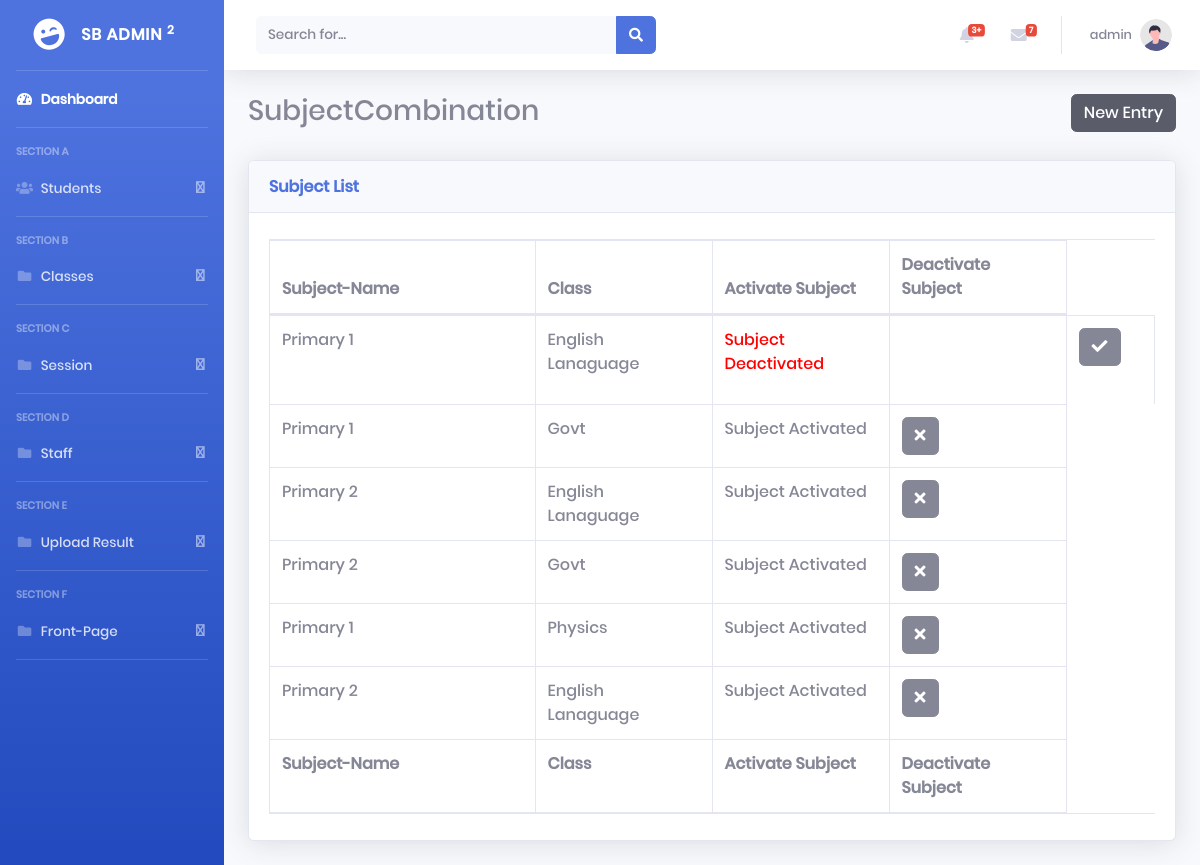
/admin/manage_subject.php (signed in), run on the app's committed database.
### tables this page shows
CREATE TABLE `tblsubjectcombination` (
  `id` int(11) NOT NULL,
  `ClassId` int(11) DEFAULT NULL,
  `SubjectId` int(11) DEFAULT NULL,
  `status` int(1) DEFAULT NULL,
  `CreationDate` timestamp NULL DEFAULT current_timestamp(),
  `Updationdate` timestamp NULL DEFAULT NULL ON UPDATE current_timestamp()
);

CREATE TABLE `tblclasses` (
  `id` int(11) NOT NULL,
  `ClassName` varchar(80) DEFAULT NULL,
  `Section` int(11) NOT NULL,
  `CreationDate` timestamp NULL DEFAULT current_timestamp()
);

CREATE TABLE `tblsubjects` (
  `id` int(11) NOT NULL,
  `SubjectName` varchar(100) NOT NULL,
  `SubjectCode` varchar(100) DEFAULT NULL,
  `Creationdate` timestamp NULL DEFAULT current_timestamp(),
  `UpdationDate` timestamp NULL DEFAULT NULL
);

### admin/manage_subject.php (the view, shortened to what this page needs)
<?php include("includes/header.php") ?>
<?php include('includes/config.php') ?>
<div id="wrapper">
    <?php include("includes/sidebar.php") ?>
    <div id="content-wrapper" class="d-flex flex-column">
        <div id="content">
            <?php include("includes/navbar.php") ?>
            <div class="container-fluid">
                <h3 class="page-header pb-4">SubjectCombination <button style="float:right" type="button" class="btn btn-dark" data-toggle="modal" data-target="#myModal">
                        <i class="glyphicon glyphicon-plus"></i> New Entry</button></h3>
                <div class="card shadow mb-4">
                    <div class="card-header py-3">
                        <h6 class="m-0 font-weight-bold text-primary">Subject List</h6>
                    </div>
                    <div class="card-body">
                        <div class="table-responsive" style="overflow-x: hidden;">
                            <form action="" method="post" id="show">
                                <table class="table table-bordered" id="dataTable" width="100%" cellspacing="0">
                                    <thead>
                                        <tr>
                                            <th style="width:30%">Subject-Name</th>
                                            <th style="width:20%">Class</th>
                                            <th style="width:20%">Activate Subject</th>
                                            <th style="width:20%">Deactivate Subject</th>
                                        </tr>
                                    </thead>
                                    <tfoot>
                                        <tr>
                                            <th style="width:30%">Subject-Name</th>
                                            <th style="width:20%">Class</th>
                                            <th style="width:20%">Activate Subject</th>
                                            <th style="width:20%">Deactivate Subject</th>
                                    </tfoot>
                                    <tbody id="">
                                        <?php
                                        $sql = " SELECT tblclasses.ClassName,tblsubjects.SubjectName,tblsubjectcombination.id as
        scid,tblsubjectcombination.status from tblsubjectcombination join tblclasses on
        tblclasses.id=tblsubjectcombination.ClassId  join
        tblsubjects on tblsubjects.id=tblsubjectcombination.SubjectId ";
                                        $query = $dbh->prepare($sql);
                                        $query->execute();
                                        $results = $query->fetchAll(PDO::FETCH_OBJ);
                                        foreach ($results as $result) {
                                            $id =  $result->scid;
                                        ?>
                                            <tr>
                                                <td><?php echo htmlentities($result->ClassName); ?></td>
                                                <td><?php echo htmlentities($result->SubjectName); ?></td>
                                                <td><?php $stts = $result->status;
                                                    if ($stts == '0') {
                                                        echo "<p style='color:red'>Subject Deactivated</p>";
                                                    } else {
                                                        echo htmlentities('Subject Activated');
                                                    }
                                                    ?></td>
                                                <td>
                                                    <?php if ($stts == '0') {
                                                    ?>
                                                <td>
                                                    <button type="button" onclick="Activate(this)" class="btn btn-secondary" id='<?= $id; ?>'>
                                                        <i class="fa fa-check" title="Activate Record"></i>
                                                    </button>
                                                </td>
                                            <?php } else { ?>
                                                <button type="button" onclick="Dectivate(this)" class="btn btn-secondary" id='<?= $id; ?>'>
                                                    <i class="fa fa-times" title="Deactivate Record"></i>
                                                </button>
                                            <?php } ?>
                                            </td>
                                            </tr>
                                        <?php }
                                        ?>
                                    </tbody>
                                </table>
                            </form>
                        </div>
                    </div>
                </div>
            </div>
        </div>
    </div>
</div>
</body>
</html>

### admin/includes/header.php (shortened to what this page needs)
<!DOCTYPE html>
<html lang="en">
<head>
    <link href="vendor/fontawesome-free/css/all.min.css" rel="stylesheet" type="text/css">
    <link href="https://cdn.jsdelivr.net/npm/select2@4.1.0-rc.0/dist/css/select2.min.css" rel="stylesheet" />
    <link href="css/sb-admin-2.css" rel="stylesheet">
    <link href="../fonts.css" rel="stylesheet">
    <link href="vendor/datatables/dataTables.bootstrap4.min.css" rel="stylesheet">
</head>
<body id="page-top">

### admin/includes/sidebar.php (shortened to what this page needs)
<ul class="navbar-nav bg-gradient-primary sidebar sidebar-dark accordion" id="accordionSidebar">
  <a class="sidebar-brand d-flex align-items-center justify-content-center" href="index.html">
    <div class="sidebar-brand-icon rotate-n-15">
      <i class="fas fa-laugh-wink"></i>
    </div>
    <div class="sidebar-brand-text mx-3">SB Admin <sup>2</sup></div>
  </a>
  <hr class="sidebar-divider my-0">
  <li class="nav-item active">
    <a class="nav-link" href="index.php">
      <i class="fas fa-fw fa-tachometer-alt"></i>
      <span>Dashboard</span></a>
  </li>
  <hr class="sidebar-divider">
  <div class="sidebar-heading">
    Section A</div>
  <li class="nav-item">
    <a class="nav-link collapsed" href="#" data-toggle="collapse" data-target="#collapseTwo" aria-expanded="true" aria-controls="collapseTwo">
      <i class="fa fa-fw fa-users"></i>
      <span>Students</span>
    </a>
  </li>
  <hr class="sidebar-divider">
  <div class="sidebar-heading">
    <Section> Section B</Section>
  </div>
  <li class="nav-item">
    <a class="nav-link collapsed" href="#" data-toggle="collapse" data-target="#collapsePages" aria-expanded="true" aria-controls="collapsePages">
      <i class="fas fa-fw fa-folder"></i>
      <span>Classes</span>
    </a>
  </li>
  <hr class="sidebar-divider">
  <div class="sidebar-heading">
    <Section> Section C</Section>
  </div>
  <li class="nav-item">
    <a class="nav-link collapsed" href="#" data-toggle="collapse" data-target="#collapseBee" aria-expanded="true" aria-controls="collapseBee">
      <i class="fas fa-fw fa-folder"></i>
      <span>Session</span>
    </a>
  </li>
  <hr class="sidebar-divider">
  <div class="sidebar-heading">
    <Section> Section D</Section>
  </div>
  <li class="nav-item">
    <a class="nav-link collapsed" href="#" data-toggle="collapse" data-target="#collteacher" aria-expanded="true" aria-controls="collteacher">
      <i class="fas fa-fw fa-folder"></i>
      <span>Staff</span>
    </a>
  </li>
  <hr class="sidebar-divider">
  <div class="sidebar-heading">
    <Section> Section E</Section>
  </div>
  <li class="nav-item">
    <a class="nav-link collapsed" href="#" data-toggle="collapse" data-target="#colresult" aria-expanded="true" aria-controls="colresult">
      <i class="fas fa-fw fa-folder"></i>
      <span>Upload Result</span>
    </a>
  </li>
  <hr class="sidebar-divider">
  <div class="sidebar-heading">
    <Section> Section F</Section>
  </div>
  <li class="nav-item">
    <a class="nav-link collapsed" href="#" data-toggle="collapse" data-target="#colfront" aria-expanded="true" aria-controls="colfront">
      <i class="fas fa-fw fa-folder"></i>
      <span>Front-Page</span>
    </a>
  </li>
  <hr class="sidebar-divider d-none d-md-block">
</ul>

### admin/includes/navbar.php (shortened to what this page needs)
<nav class="navbar navbar-expand navbar-light bg-white topbar mb-4 static-top shadow">
          <form class="d-none d-sm-inline-block form-inline mr-auto ml-md-3 my-2 my-md-0 mw-100 navbar-search">
            <div class="input-group">
              <input type="text" class="form-control bg-light border-0 small" placeholder="Search for..."
                aria-label="Search" aria-describedby="basic-addon2">
              <div class="input-group-append">
                <button class="btn btn-primary" type="button">
                  <i class="fas fa-search fa-sm"></i>
                </button>
              </div>
            </div>
          </form>
          <ul class="navbar-nav ml-auto">
            <li class="nav-item dropdown no-arrow mx-1">
              <a class="nav-link dropdown-toggle" href="javascript:void(0)" id="alertsDropdown" role="button" data-toggle="dropdown"
                aria-haspopup="true" aria-expanded="false">
                <i class="fas fa-bell fa-fw"></i>
                <span class="badge badge-danger badge-counter">3+</span>
              </a>
            </li>
            <li class="nav-item dropdown no-arrow mx-1">
              <a class="nav-link dropdown-toggle" href="javascript:void(0)" id="messagesDropdown" role="button" data-toggle="dropdown"
                aria-haspopup="true" aria-expanded="false">
                <i class="fas fa-envelope fa-fw"></i>
                <span class="badge badge-danger badge-counter">7</span>
              </a>
            </li>
            <li class="nav-item dropdown no-arrow">
              <a class="nav-link dropdown-toggle" href="javascript:void(0)" id="userDropdown" role="button" data-toggle="dropdown"
                aria-haspopup="true" aria-expanded="false">
                <span class="mr-2 d-none d-lg-inline text-gray-600 small"><?php  echo $_SESSION['name'] ?></span>
                <img class="img-profile rounded-circle" src="img/undraw_profile.svg">
              </a>
            </li>
          </ul>
        </nav>

### data on the page
tblsubjectcombination: ClassId.ClassName "Primary 1", SubjectId.SubjectName "English Lanaguage", status "Subject Deactivated"
tblsubjectcombination: ClassId.ClassName "Primary 1", SubjectId.SubjectName "Govt"
tblsubjectcombination: ClassId.ClassName "Primary 2", SubjectId.SubjectName "English Lanaguage"
tblsubjectcombination: ClassId.ClassName "Primary 2", SubjectId.SubjectName "Govt"
tblsubjectcombination: ClassId.ClassName "Primary 1", SubjectId.SubjectName "Physics"
tblsubjectcombination: ClassId.ClassName "Primary 2", SubjectId.SubjectName "English Lanaguage"

### other printed values
$_SESSION['name'] "admin"
